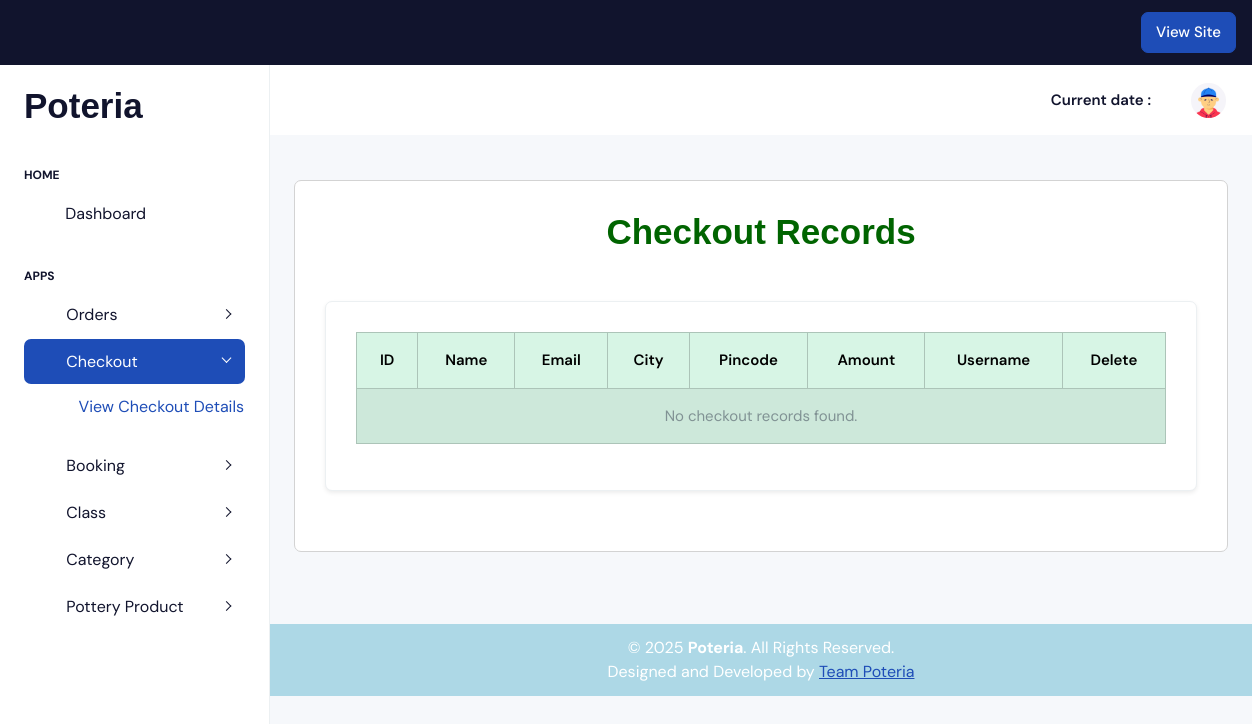
The app's page /editcheckout/, older data.
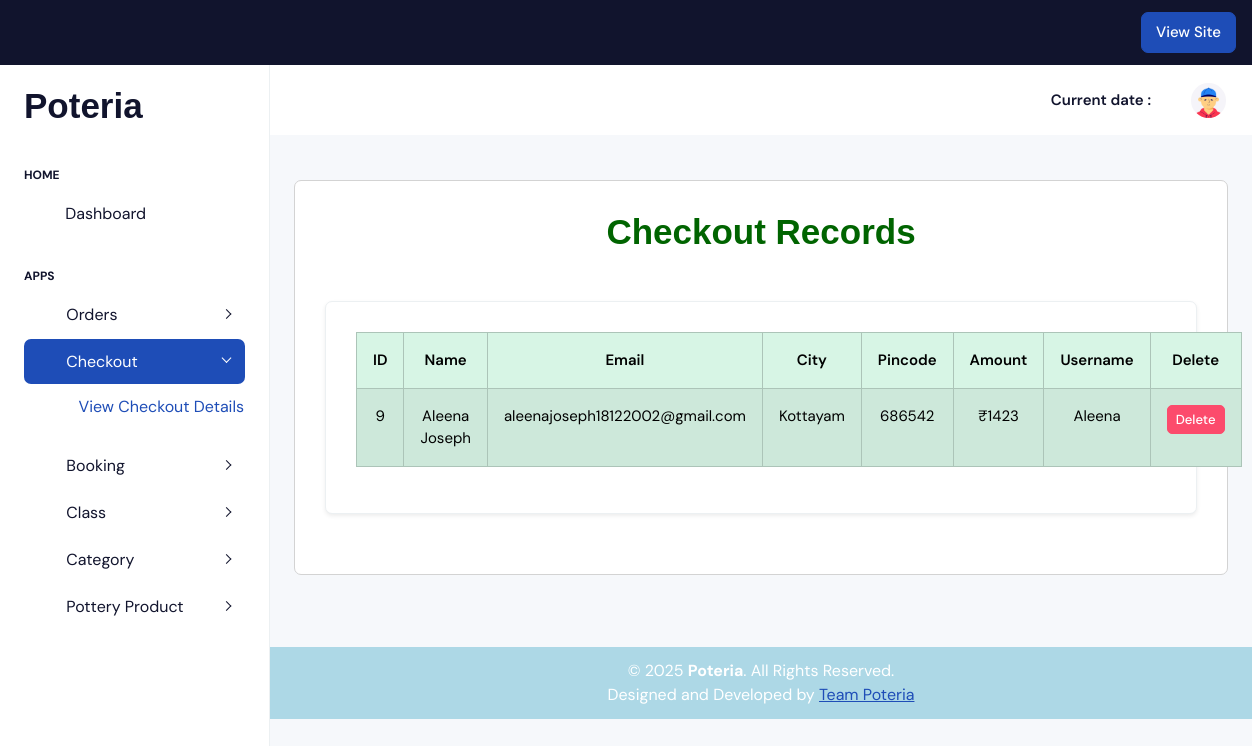
The same page, newer data.
### webapp/models.py (models this page shows, shortened)
class Checkoutdb(models.Model):
    Fullame = models.CharField(max_length=30, null=True, blank=True)
    Email = models.EmailField(max_length=30, null=True, blank=True)
    Address = models.CharField(max_length=30, null=True, blank=True)
    City = models.CharField(max_length=30, null=True, blank=True)
    Pincode = models.IntegerField(null=True, blank=True)
    Total_amount = models.IntegerField(null=True, blank=True)
    Checkout_Username = models.CharField(max_length=30, null=True, blank=True)

### Myapp/views.py (the view)
# urls.py: path('editcheckout/', views.editcheckout, name="editcheckout"),
def editcheckout(request):
    data = Checkoutdb.objects.all()
    return render(request, "checkoutdisplay.html", {'data': data})

### Myapp/templates/checkoutdisplay.html
{% extends 'index.html' %}
{% block content %}
<div class="container-fluid" style="margin:0px; padding:0px;">
    <div class="card mb-5" style="width:auto; margin:0px; border:1px solid lightgrey; height:auto; ">
        <div class="card-body">
            <h1 class="text-center mb-5" style="color:darkgreen; font-size:35px; font-weight:bold; font-family:Arial;">
                Checkout Records</h1>
            <div class="card shadow-sm">
                <div class="card-body">
                    <table class="table table-bordered table-striped text-center table-success ">
                        <thead>
                        <tr>
                            <th>ID</th>
                            <th>Name</th>
                            <th>Email</th>
                            <th>City</th>
                            <th>Pincode</th>
                            <th>Amount</th>
                            <th>Username</th>
                            <th>Delete</th>
                        </tr>
                        </thead>
                        <tbody>
                        {% for i in data %}
                        <tr>
                            <td>{{ i.id }}</td>
                            <td>{{ i.Fullame }}</td>
                            <td>{{ i.Email }}</td>
                            <td>{{ i.City }}</td>
                            <td>{{ i.Pincode }}</td>
                            <td>₹{{ i.Total_amount }}</td>
                            <td>{{ i.Checkout_Username }}</td>
                            <td>
                                <a href="{% url 'deletecheckout' d_id=i.id %}"
                                   class="btn btn-danger btn-sm"
                                   onclick="return confirm('Are you sure you want to delete this checkout entry?');">
                                    Delete
                                </a>
                            </td>
                        </tr>
                        {% empty %}
                        <tr>
                            <td colspan="8" class="text-muted">No checkout records found.</td>
                        </tr>
                        {% endfor %}
                        </tbody>
                    </table>
                </div>
            </div>
        </div>
    </div>
</div>
{% endblock %}

Row changes from the older to the newer data that the page shows:
added Checkoutdb: id "9", Fullame "Aleena Joseph", Email "aleenajoseph18122002@gmail.com", City "Kottayam", Pincode "686542", Total_amount "1423", Checkout_Username "Aleena"
Text that changed along with them:
text no longer shown: "No checkout records found."
